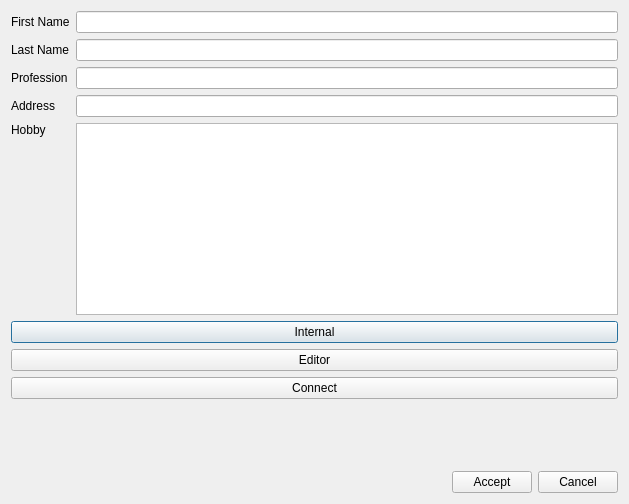
<?xml version="1.0" encoding="UTF-8"?>
<ui version="4.0">
 <class>Dialog</class>
 <widget class="QDialog" name="Dialog">
  <property name="geometry">
   <rect>
    <x>0</x>
    <y>0</y>
    <width>629</width>
    <height>504</height>
   </rect>
  </property>
  <property name="windowTitle">
   <string>Dialog</string>
  </property>
  <layout class="QVBoxLayout" name="verticalLayout_2">
   <item>
    <layout class="QGridLayout" name="gridLayout">
     <item row="0" column="0">
      <widget class="QLabel" name="label">
       <property name="text">
        <string>First Name</string>
       </property>
      </widget>
     </item>
     <item row="0" column="1">
      <widget class="QLineEdit" name="txtName"/>
     </item>
     <item row="1" column="0">
      <widget class="QLabel" name="label_2">
       <property name="text">
        <string>Last Name</string>
       </property>
      </widget>
     </item>
     <item row="1" column="1">
      <widget class="QLineEdit" name="lineEdit_2"/>
     </item>
     <item row="2" column="0">
      <widget class="QLabel" name="label_3">
       <property name="text">
        <string>Profession</string>
       </property>
      </widget>
     </item>
     <item row="2" column="1">
      <widget class="QLineEdit" name="lineEdit_3"/>
     </item>
     <item row="3" column="0">
      <widget class="QLabel" name="label_4">
       <property name="text">
        <string>Address</string>
       </property>
      </widget>
     </item>
     <item row="3" column="1">
      <widget class="QLineEdit" name="lineEdit_4"/>
     </item>
     <item row="4" column="0">
      <widget class="QLabel" name="label_5">
       <property name="text">
        <string>Hobby</string>
       </property>
       <property name="alignment">
        <set>Qt::AlignLeading|Qt::AlignLeft|Qt::AlignTop</set>
       </property>
      </widget>
     </item>
     <item row="4" column="1">
      <widget class="QTextEdit" name="textEdit"/>
     </item>
    </layout>
   </item>
   <item>
    <layout class="QVBoxLayout" name="verticalLayout">
     <item>
      <widget class="QPushButton" name="btnInternal">
       <property name="text">
        <string>Internal</string>
       </property>
      </widget>
     </item>
     <item>
      <widget class="QPushButton" name="btnEditor">
       <property name="text">
        <string>Editor</string>
       </property>
      </widget>
     </item>
     <item>
      <widget class="QPushButton" name="btnConnect">
       <property name="text">
        <string>Connect</string>
       </property>
      </widget>
     </item>
    </layout>
   </item>
   <item>
    <spacer name="verticalSpacer">
     <property name="orientation">
      <enum>Qt::Vertical</enum>
     </property>
     <property name="sizeHint" stdset="0">
      <size>
       <width>20</width>
       <height>59</height>
      </size>
     </property>
    </spacer>
   </item>
   <item>
    <layout class="QHBoxLayout" name="horizontalLayout">
     <item>
      <spacer name="horizontalSpacer">
       <property name="orientation">
        <enum>Qt::Horizontal</enum>
       </property>
       <property name="sizeHint" stdset="0">
        <size>
         <width>40</width>
         <height>20</height>
        </size>
       </property>
      </spacer>
     </item>
     <item>
      <widget class="QPushButton" name="btnAccept">
       <property name="text">
        <string>Accept</string>
       </property>
      </widget>
     </item>
     <item>
      <widget class="QPushButton" name="btnCancel">
       <property name="text">
        <string>Cancel</string>
       </property>
      </widget>
     </item>
    </layout>
   </item>
  </layout>
 </widget>
 <resources/>
 <connections>
  <connection>
   <sender>btnInternal</sender>
   <signal>clicked()</signal>
   <receiver>Dialog</receiver>
   <slot>accept()</slot>
   <hints>
    <hint type="sourcelabel">
     <x>460</x>
     <y>222</y>
    </hint>
    <hint type="destinationlabel">
     <x>633</x>
     <y>203</y>
    </hint>
   </hints>
  </connection>
 </connections>
</ui>
